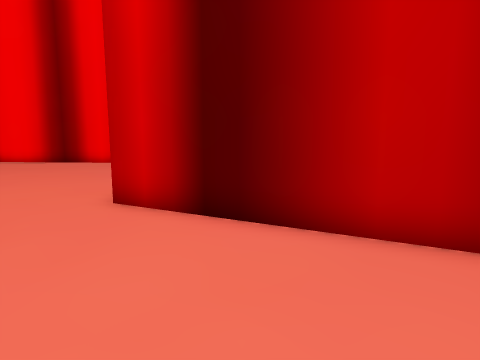
View 1 (above)

18 first-person views from a walk through a Unity game level. The camera is 1.4 m above the floor, tilts 8° down and sees 75° across. The floor is counted in squares, 1 m on a side. Each view is taken from the middle of a square. On the plan, view 1 faces up. The plan holds only what a view shows up to about 14 squares ahead; the rest is blank. The place goes on beyond the plan. The player is left out. Some animated figures are not drawn.

View 2
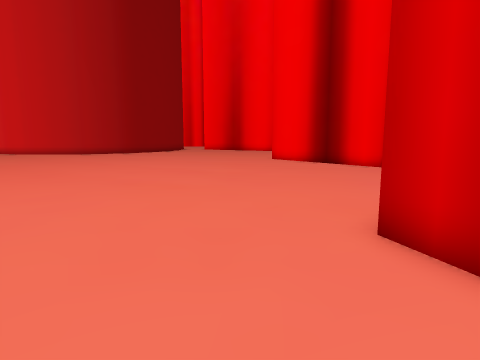

View 3
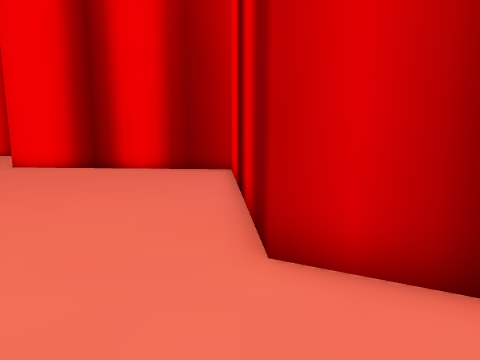

View 4
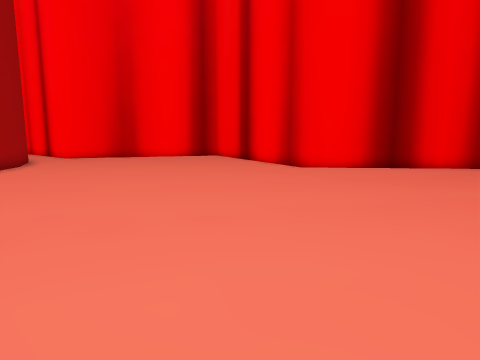

View 5
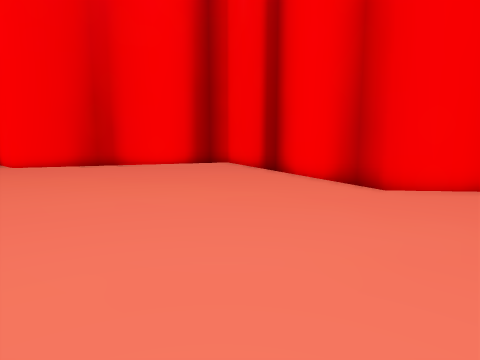

View 6
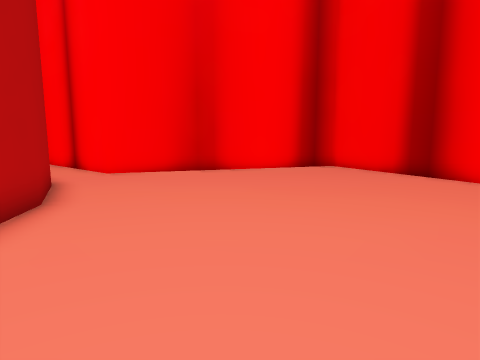

View 7
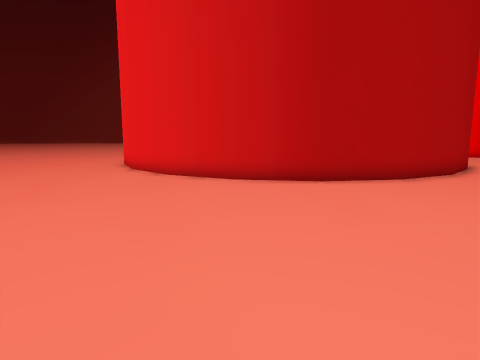

View 8
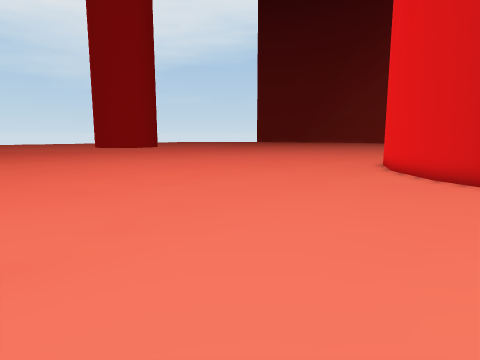

View 9
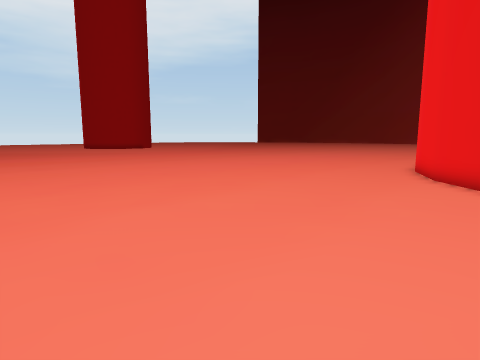

View 10
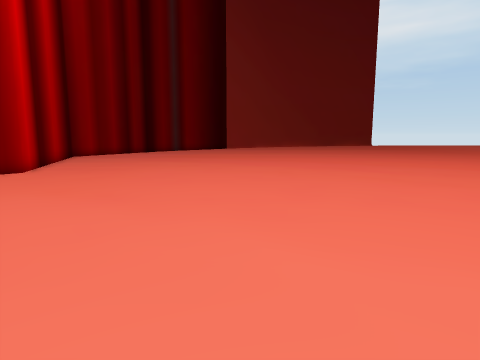

View 11
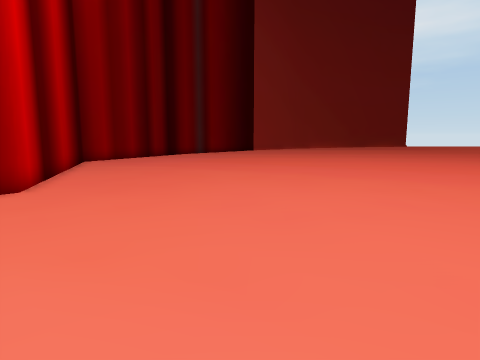

View 12
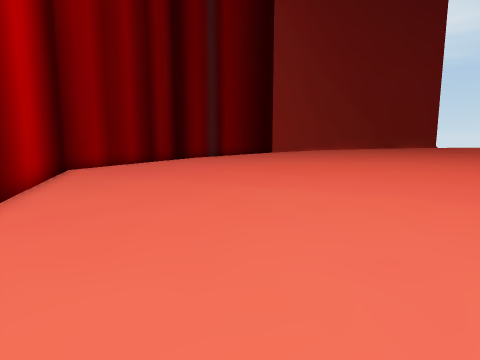

View 13
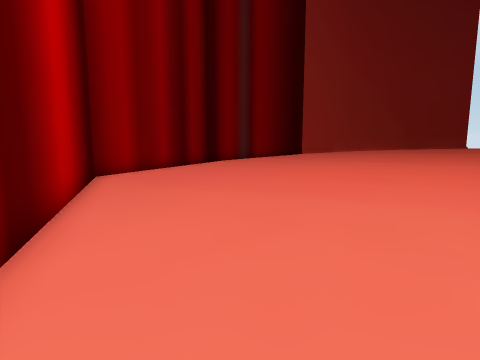

View 14
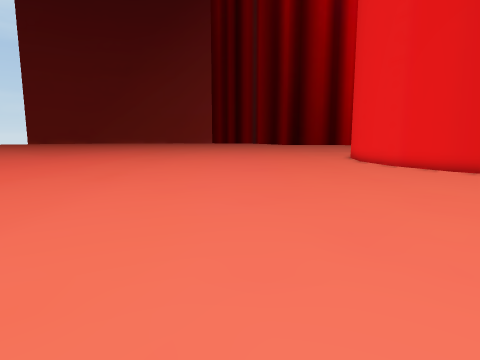

View 15
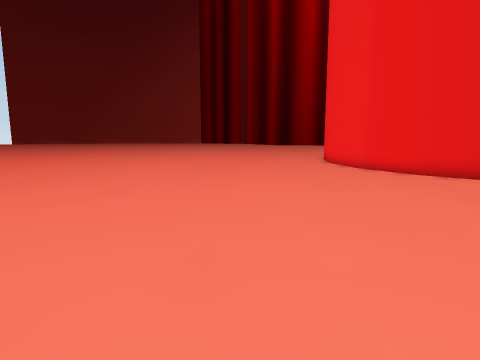

View 16
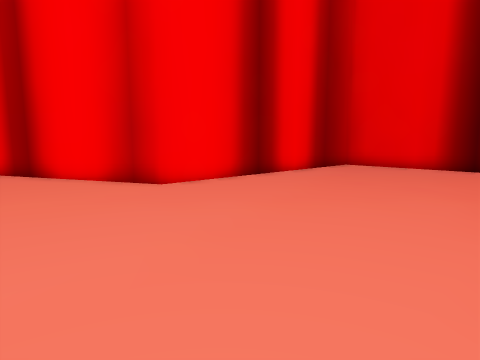

View 17
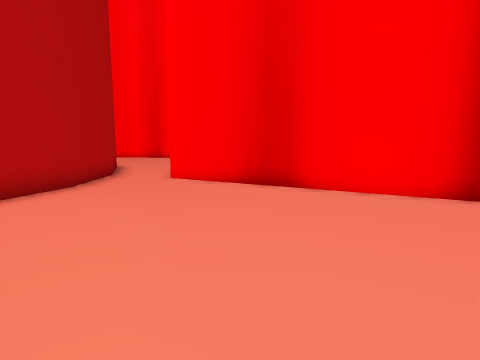

View 18
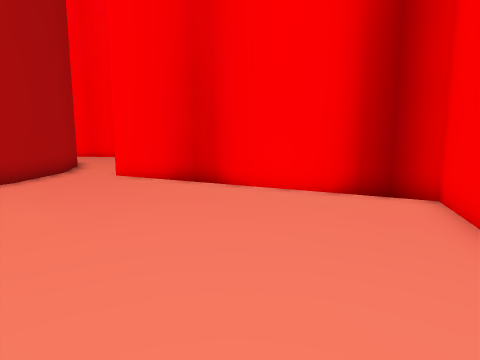

### Floor plan
Points are (right, up) in squares from view 1. A wall is a line through its corners. A room is listed if a view was taken in it or the views show most of it. See-through windows are left out.
Room 1 (views 1, 2, 3, 4, 5, 6, 7, 8, 9, 10, 11, 12, 13, 14, 15, 16, 17, 18)
walls: (-18.3, 25.5) (-27, 22.7) (-29.8, 25.1); (7.2, -1.8) (6.2, 1.9) (-2.7, 6.5) (-3.4, 16.2) (-13.2, 17) (-17.5, 25.5); (-31.8, 23) (-29.3, 21.7) (-27.3, 19.8) (-26.1, 17.3) (-25.7, 14.6) (-26.1, 11.8) (-27.3, 9.4) (-29.3, 7.4) (-31.8, 6.2) (-32.2, 6.1)

Positions as (right, up) in squares from view 1, and headings:
1: (0, 0), facing up
2: (-1, 2), facing up-left
3: (-3, 3), facing up
4: (-16, 3), facing up
5: (-17, 9), facing up
6: (-22, 11), facing up
7: (-16, 12), facing left
8: (-16, 12), facing down-left
9: (-18, 10), facing down-left
10: (-17, 9), facing down-right
11: (-12, 8), facing down-right
12: (-8, 6), facing down-right
13: (-5, 6), facing down-right
14: (-17, -1), facing left
15: (-18, 1), facing left
16: (-18, 9), facing up-right
17: (-18, 17), facing up-left
18: (-16, 18), facing up-left
